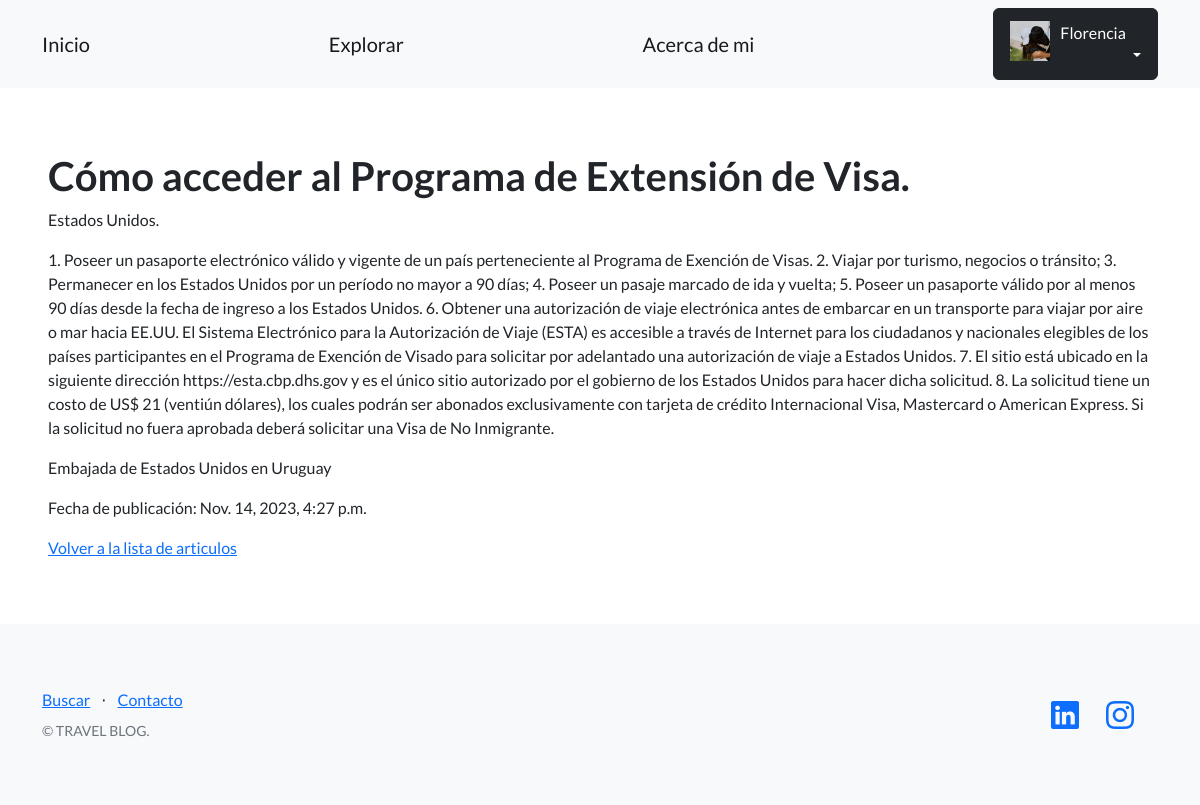
The page /blog/articulo/2/ (signed in) on the database its author committed.
### accounts/models.py (models this page shows, shortened)
class Avatar(models.Model):
   user = models.OneToOneField(User, on_delete=models.CASCADE, null=True)
   imagen = models.ImageField(upload_to='avatares/', null=True, blank=True)

### blog/models.py (models this page shows, shortened)
class Articulo(models.Model):
    titulo = models.CharField(max_length=200)
    subtitulo = models.CharField(max_length=200)
    contenido = models.TextField()
    autor = models.CharField(max_length=200)
    fecha_publicacion = models.DateTimeField(auto_now_add=True)
    creador = models.ForeignKey(User, on_delete=models.SET_NULL, null=True)

### blog/views.py (the view)
# urls.py: path('articulo/<int:pk>/', views.articulo_detail, name='articulo_detail'),
def articulo_detail(request, pk):
    articulo = get_object_or_404(Articulo, pk=pk)
    return render(request, 'blog/articulo_detail.html', {'articulo': articulo})

### blog/templates/blog/articulo_detail.html (shortened to what this page needs)
{% extends "base.html" %}
{% block contenido %}
    <h1>{{ articulo.titulo }}</h1>
    <p>{{ articulo.subtitulo }}</p>
    <p>{{ articulo.contenido }}</p>
    <p>{{ articulo.autor }}</p>
    <p>Fecha de publicación: {{ articulo.fecha_publicacion }}</p>
    <a href="{% url 'lista_articulos' %}">Volver a la lista de articulos</a>
{% endblock contenido %}

### templates_base/base.html (shortened to what this page needs)
{% load static %}
<!DOCTYPE html>
<html lang="en">
    <head>
        <link href="https://cdn.jsdelivr.net/npm/bootstrap-icons@1.5.0/font/bootstrap-icons.css" rel="stylesheet" type="text/css" />
        <link href="{% static 'css/styles.css' %}" rel="stylesheet" />
    </head>
    <body>
        <nav class="navbar navbar-light bg-light static-top">
            <div class="container">
                <a class="navbar-brand" href="{% url 'home' %}">Inicio</a>
                <a class="navbar-brand" href="{% url 'pages' %}">Explorar</a>
                <a class="navbar-brand" href="{% url 'about' %}">Acerca de mi</a>
                {% if user.is_authenticated %}
                <div class="dropdown">
                    <button class="btn btn-dark dropdown-toggle" type="button" id="dropdownMenuButton1" data-bs-toggle="dropdown" aria-expanded="false">
                        <div style="display: inline-flex;">
                            <img src="{{user.avatar.imagen.url}}" style="max-width:40px;margin-right: 10px;">
                            <span>{{ user.username }}</span>
                        </div>
                    </button>
                </div>
                {% else %}
                <a class="btn btn-dark" href="{% url 'login' %}">Inicio sesión</a>
                <a class="btn btn-dark" href="{% url 'sign_up' %}">Registro</a>
                {% endif %}
            </div>
        </nav>
        <section style="padding:4rem 3rem;">
            {% block contenido %}
            {% endblock contenido %}
        </section>
        <footer class="footer bg-light">
            <div class="container">
                <div class="row">
                    <div class="col-lg-6 h-100 text-center text-lg-start my-auto">
                        <ul class="list-inline mb-2">
                            <li class="list-inline-item"><a href="{% url 'search_results' %}">Buscar</a></li>
                            <li class="list-inline-item">⋅</li>
                            <li class="list-inline-item"><a href="{% url 'contacto' %}">Contacto</a></li>
                        </ul>
                        <p class="text-muted small mb-4 mb-lg-0">&copy; TRAVEL BLOG.</p>
                    </div>
                    <div class="col-lg-6 h-100 text-center text-lg-end my-auto">
                        <ul class="list-inline mb-0">
                            <li class="list-inline-item me-4">
                                <a href="https://www.linkedin.com/in/fvillarcorbo"><i class="bi-linkedin fs-3"></i></a>
                            </li>
                            <li class="list-inline-item me-4">
                                <a href="https://www.instagram.com/florivillar"><i class="bi-instagram fs-3"></i></a>
                            </li>
                        </ul>
                    </div>
                </div>
            </div>
        </footer>
    </body>
</html>

### rows shown on the page
Articulo: titulo "Cómo acceder al Programa de Extensión de Visa.", subtitulo "Estados Unidos.", contenido "1. Poseer un pasaporte electrónico válido y vigente de un país perteneciente al Programa de Exención de Visas. 2. Viajar por turismo, negocios o tránsito; 3. Permanecer en los Estados Unidos por un período no mayor a 90 días; 4. Poseer un pasaje marcado de ida y vuelta; 5. Poseer un pasaporte válido por al menos 90 días desde la fecha de ingreso a los Estados Unidos. 6. Obtener una autorización de viaje electrónica antes de embarcar en un transporte para viajar por aire o mar hacia EE.UU. El Sistema Electrónico para la Autorización de Viaje (ESTA) es accesible a través de Internet para los ciudadanos y nacionales elegibles de los países participantes en el Programa de Exención de Visado…", autor "Embajada de Estados Unidos en Uruguay", fecha_publicacion "Nov. 14, 2023, 4:27 p.m."

### other values the page prints
{{ user.username }} "Florencia"
